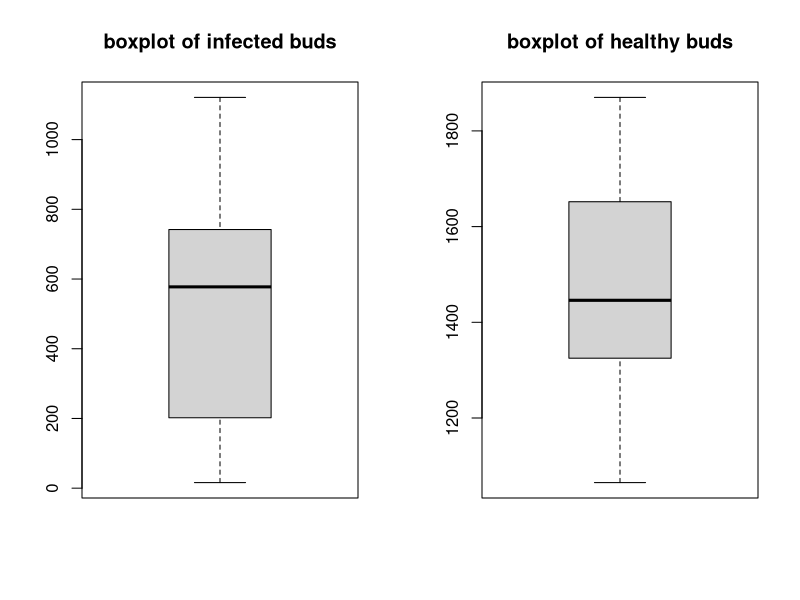
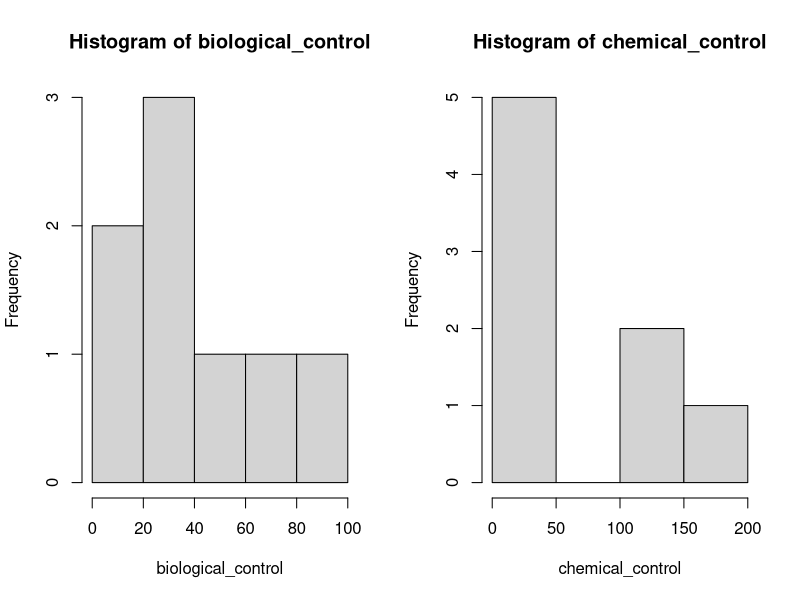
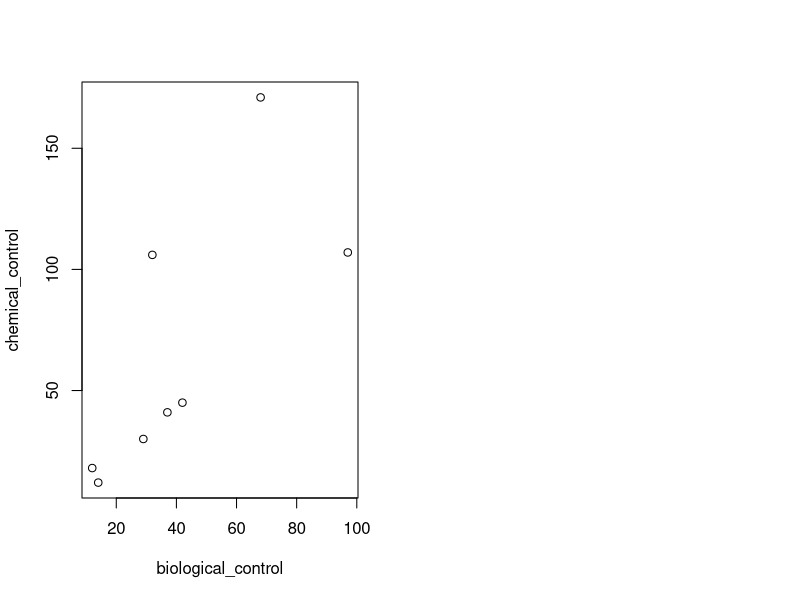

Source code (R) for these figures, in order: (Note: this script raises an error after producing the figures.)
#4(f) Welch’s T test
x=c(1121,408,184,16,741,170,991,711,734,202,893,742,335,444)
y=c(1870,1324,1446,1325,1759,1652,1364,1515,1065)
out = t.test(y,x , alternative = "two.sided", mu = 0, paired = FALSE,conf.level = .95)
out$statistic
out$p.value
out$conf.int

#4(b)
x=c(1121,408,184,16,741,170,991,711,734,202,893,742,335,444)
y=c(1870,1324,1446,1325,1759,1652,1364,1515,1065)
out = t.test(x, y , alternative = "less", mu = 0, var.equal=TRUE,paired = FALSE,conf.level = .95)
out$statistic
out$p.value
#4(c)
x=c(1121,408,184,16,741,170,991,711,734,202,893,742,335,444)
y=c(1870,1324,1446,1325,1759,1652,1364,1515,1065)
out = t.test(y, x, alternative = "two.sided", mu = 0, paired = FALSE,var.equal=TRUE,conf.level = .95)
out$conf.int


#boxplot
x=c(1121,408,184,16,741,170,991,711,734,202,893,742,335,444)
y=c(1870,1324,1446,1325,1759,1652,1364,1515,1065)
par(mfrow=c(1,2))
boxplot(x,main="boxplot of infected buds")
boxplot(y,main="boxplot of healthy buds")


#5(j)
x=c(1121,408,184,16,741,170,991,711,734,202,893,742,335,444)
y=c(1870,1324,1446,1325,1759,1652,1364,1515,1065)
a=var(x)
b=var(y)
c=mean(x)
d=mean(y)
k=14/9
n1=(a+b/k)*(qnorm(0.975,0,1)+qnorm(0.8,0,1))^2/(c-d)^2
n2=(k*a+b)*(qnorm(0.975,0,1)+qnorm(0.8,0,1))^2/(c-d)^2

biological_control <- c(37,42,12,32,97,68,14,29)
chemical_control <- c(41,45,18,106,107,171,12,30)
par(mfrow=c(1,2))
stem(biological_control)     # stem-and-leaf display
hist(biological_control)     # histogram
stem(chemical_control)     # stem-and-leaf display
hist(chemical_control)     # histogram
biological_control <- c(37,42,12,32,97,68,14,29)
chemical_control <- c(41,45,18,106,107,171,12,30)
plot(x = biological_control, y = chemical_control) +
  geom_histogram(position = "identity", alpha = 0.4)
